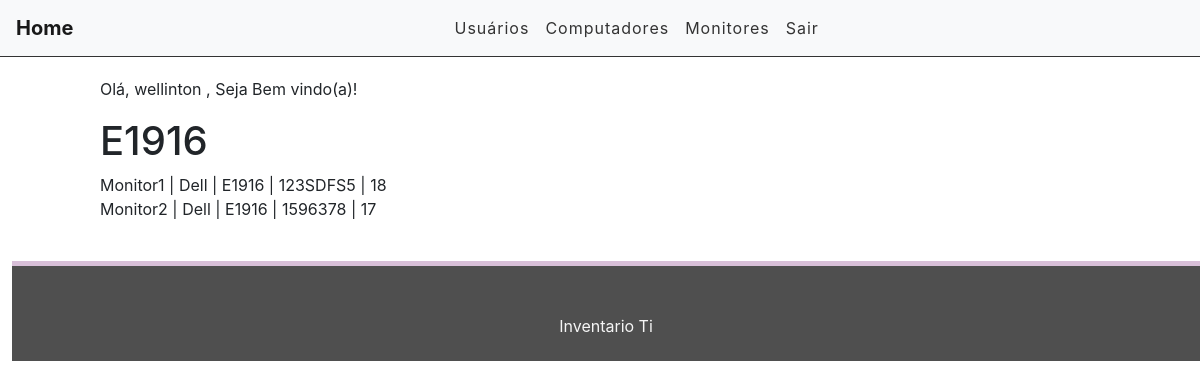
The app's page /monitores/monitores/1 (signed in) with its own data.
### monitores/models.py (models this page shows)
class Monitor(models.Model):
    MONITOR = (('Monitor1', 'Monitor1'),('Monitor2', 'Monitor2'),)
    monitor = models.CharField(max_length=10, choices=MONITOR, blank=False, null=False, default='Monitor1')
    marca_monitor = models.CharField(max_length=10, default='Dell')
    modelo = models.CharField(max_length=30, default='E1916' )
    service_tag = models.CharField(max_length=30)
    polegadas = models.CharField(max_length=30)
    monitor2 = models.CharField(max_length=10, choices=MONITOR, blank=False, null=False, default='Monitor2')
    marca_monitor2 = models.CharField(max_length=10, default='Dell')
    modelo2 = models.CharField(max_length=30, default='E1916' )
    service_tag2 = models.CharField(max_length=30)
    polegadas2 = models.CharField(max_length=30)
    class Meta:
        verbose_name_plural = "Monitor"
    def __str__(self):
        return self.modelo

### monitores/views.py (the view)
# urls.py: path('monitores/<int:id>', views.monitorView, name='monitor_view'),
@login_required
def monitorView(request, id):
    views = get_object_or_404(Monitor, pk=id)
    print(views)
    return render(request, 'monitores/monitores_view.html', {'views': views})

### inventario/templates/monitores/monitores_view.html
{% extends 'base2.html' %}
{% load static %}
{% block content %}
<div class="offset-1 col-10 list-div">
    <p>Olá, {{ request.user.username }} , Seja Bem vindo(a)!</p>
    <h1> {{ views.modelo}} </h1>
    <p>{{ views.monitor }} | {{ views.marca_monitor }} | {{ views.modelo }} | {{ views.service_tag }} | {{ views.polegadas }} <br>
        {{ views.monitor2 }} | {{ views.marca_monitor2 }} | {{ views.modelo2 }} | {{ views.service_tag2 }} | {{ views.polegadas2 }}</p><br>
</div>
{% endblock %}

### inventario/static/css/style.css (style rules this page uses)
.list-div { padding: 0; }

### records on screen
Monitor: modelo "E1916", monitor "Monitor1", marca_monitor "Dell", service_tag "123SDFS5", polegadas "18", monitor2 "Monitor2", marca_monitor2 "Dell", modelo2 "E1916", service_tag2 "1596378", polegadas2 "17"

### other values on screen
{{ request.user.username }} "wellinton"
